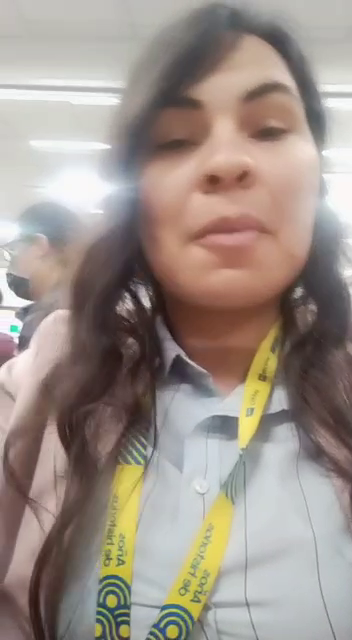
#> input picture frame 51 of UNIDAD 3/ReconocimientoFacial/leslie.mp4, 352 x 640 px
$ python CapturaRostros.py
#> lines starting #> are read from the running program, lines starting #| are printed output that depends on the picture
import cv2
import os
import imutils

personName = 'leslie'
dataPath = 'C:/Users/pC Gamer/Desktop/U3-Reconocimiento-Facial/Data' #Cambia a la ruta donde hayas almacenado Data
personPath = dataPath + '/' + personName

if not os.path.exists(personPath):
	print('Carpeta creada: ',personPath)
	os.makedirs(personPath)

#cap = cv2.VideoCapture(0,cv2.CAP_DSHOW)
cap = cv2.VideoCapture('leslie.mp4')

faceClassif = cv2.CascadeClassifier('haarcascade_frontalface_default.xml')
count = 0

while True:

	ret, frame = cap.read()
#> frame is the input picture: shape (640, 352, 3); mean B, G, R 137.4, 145.7, 157.7
	if ret == False: break
	frame =  imutils.resize(frame, width=640)
#> frame: shape (1163, 640, 3)
	gray = cv2.cvtColor(frame, cv2.COLOR_BGR2GRAY)
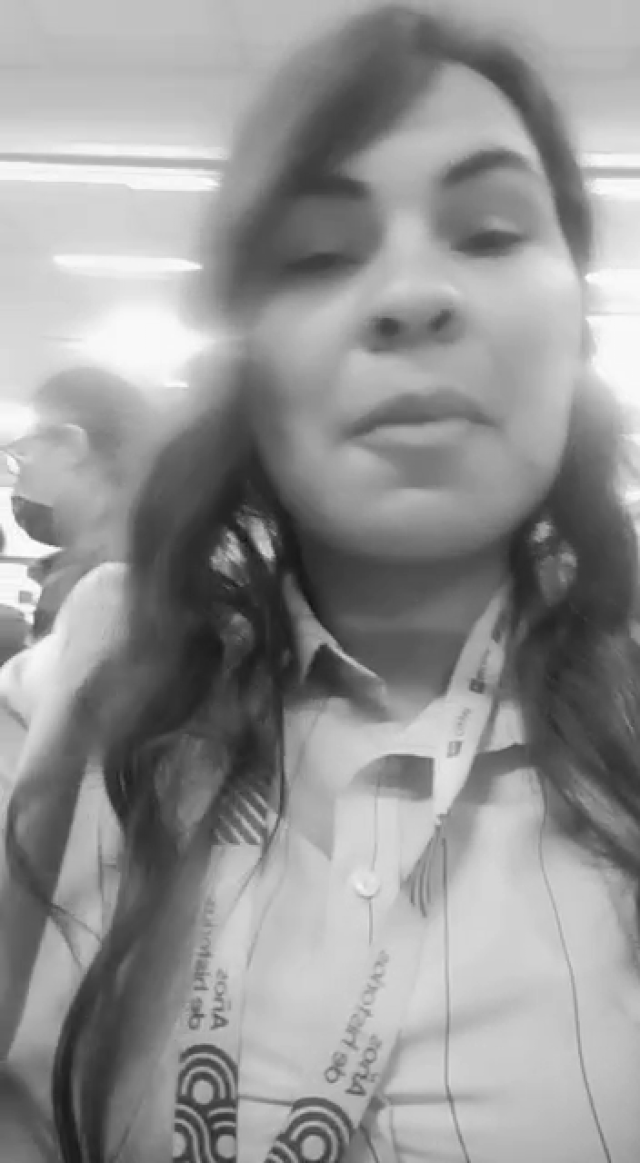
#> gray: shape (1163, 640); min 19, max 255, mean 148.3
	auxFrame = frame.copy()

	faces = faceClassif.detectMultiScale(gray,1.3,5)
#> faces = ()

	for (x,y,w,h) in faces:
		cv2.rectangle(frame, (x,y),(x+w,y+h),(0,255,0),2)
		rostro = auxFrame[y:y+h,x:x+w]
		rostro = cv2.resize(rostro,(150,150),interpolation=cv2.INTER_CUBIC)
		cv2.imwrite( 'Data/'+personName+'/rostro_{}.jpg'.format(count),rostro)
		count = count + 1
#> this loop made 0 passes
#> after the loop, count = 0
	cv2.imshow('frame',frame)

	k =  cv2.waitKey(1)
#> (key Esc is pressed here)
	if k == 27 or count >= 50:
		break

cap.release()
cv2.destroyAllWindows()

$ run again, starting later in the video
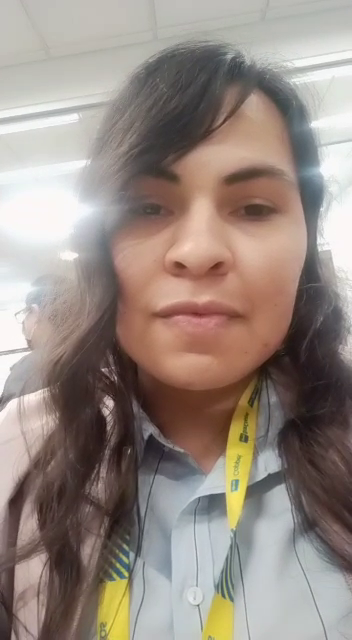
#> input picture frame 230 of UNIDAD 3/ReconocimientoFacial/leslie.mp4, 352 x 640 px
#> frame is the input picture: shape (640, 352, 3); mean B, G, R 130.5, 138.5, 151.6
#> faces = [[97, 176, 504, 504]]
#> the loop `for (x,y,w,h) in faces:` made 1 pass
#> (x, y, w, h, count) on pass 1: (97, 176, 504, 504, 1)
#> pass 1, `rostro = auxFrame[y:y+h,x:x+w]`:
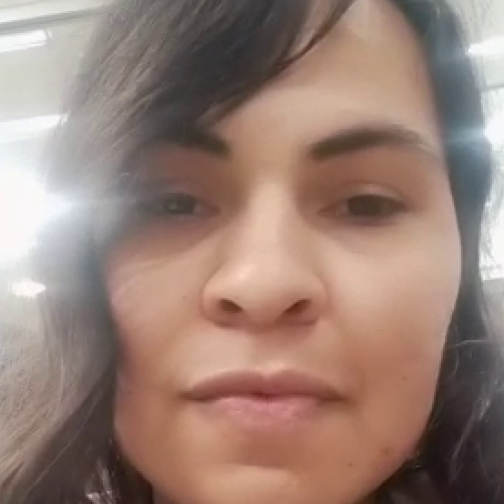
#> rostro: shape (504, 504, 3); mean B, G, R 117.4, 127.8, 153
#> after the loop `for (x,y,w,h) in faces:`:
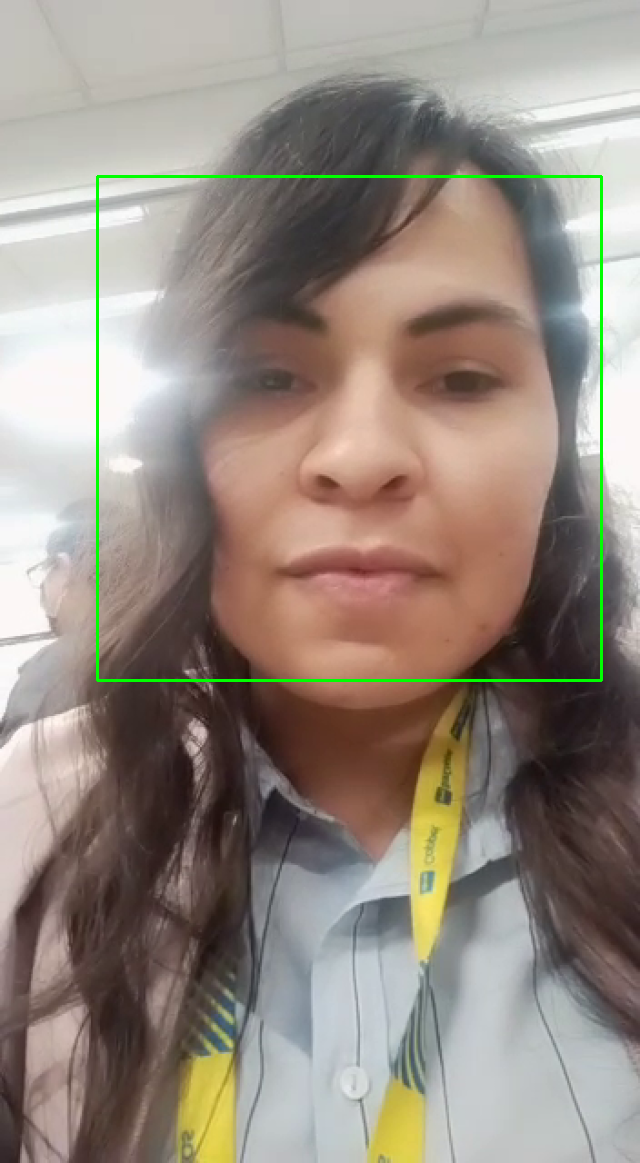
#> frame: shape (1163, 640, 3); mean B, G, R 129.3, 139.3, 150.3
#> after the loop `for (x,y,w,h) in faces:`: count = 1

$ run again, starting later in the video
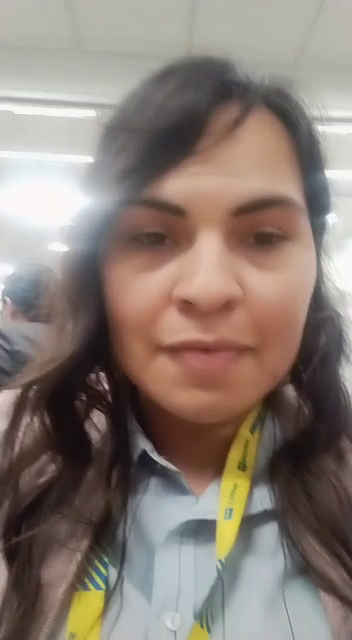
#> input picture frame 409 of UNIDAD 3/ReconocimientoFacial/leslie.mp4, 352 x 640 px
#> frame is the input picture: shape (640, 352, 3); mean B, G, R 116.1, 124.4, 137.8
#> faces = [[136, 258, 469, 469]]
#> the loop `for (x,y,w,h) in faces:` made 1 pass
#> (x, y, w, h, count) on pass 1: (136, 258, 469, 469, 1)
#> pass 1, `rostro = auxFrame[y:y+h,x:x+w]`:
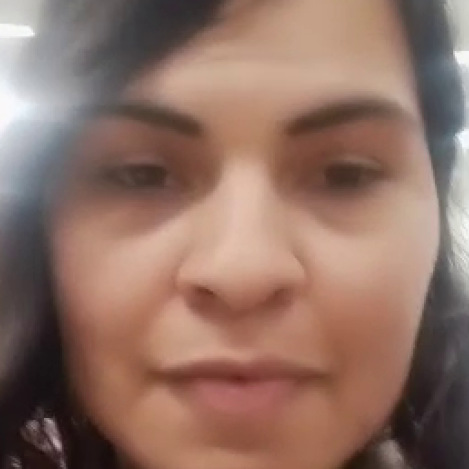
#> rostro: shape (469, 469, 3); mean B, G, R 100.6, 112.6, 143.6
#> after the loop `for (x,y,w,h) in faces:`:
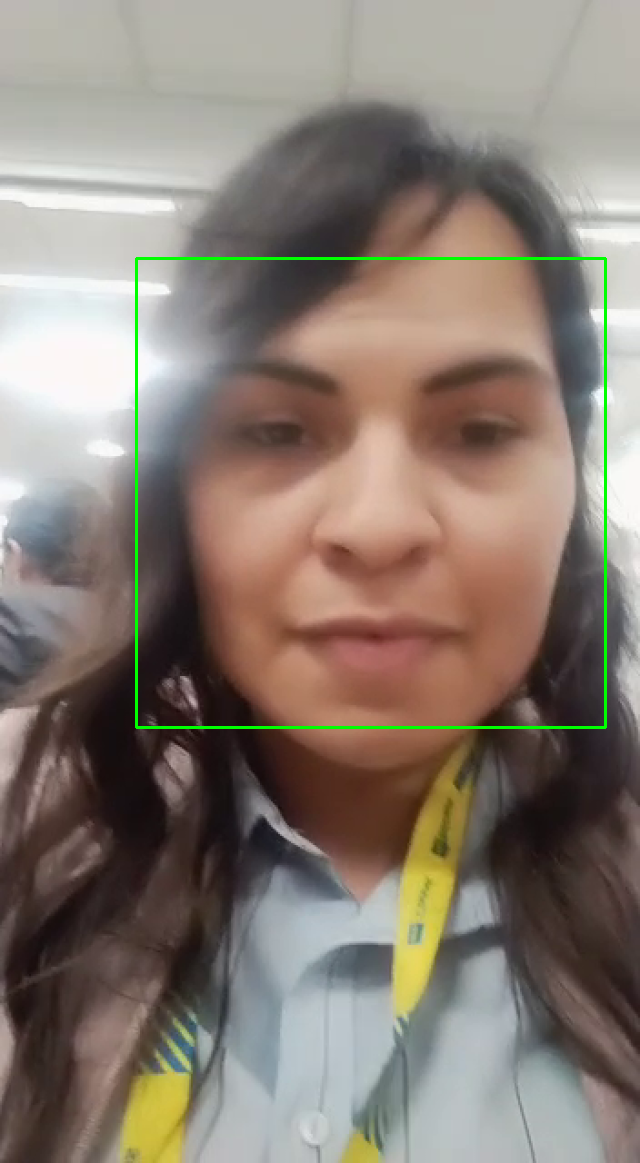
#> frame: shape (1163, 640, 3); mean B, G, R 115.2, 125.3, 136.7
#> after the loop `for (x,y,w,h) in faces:`: count = 1
